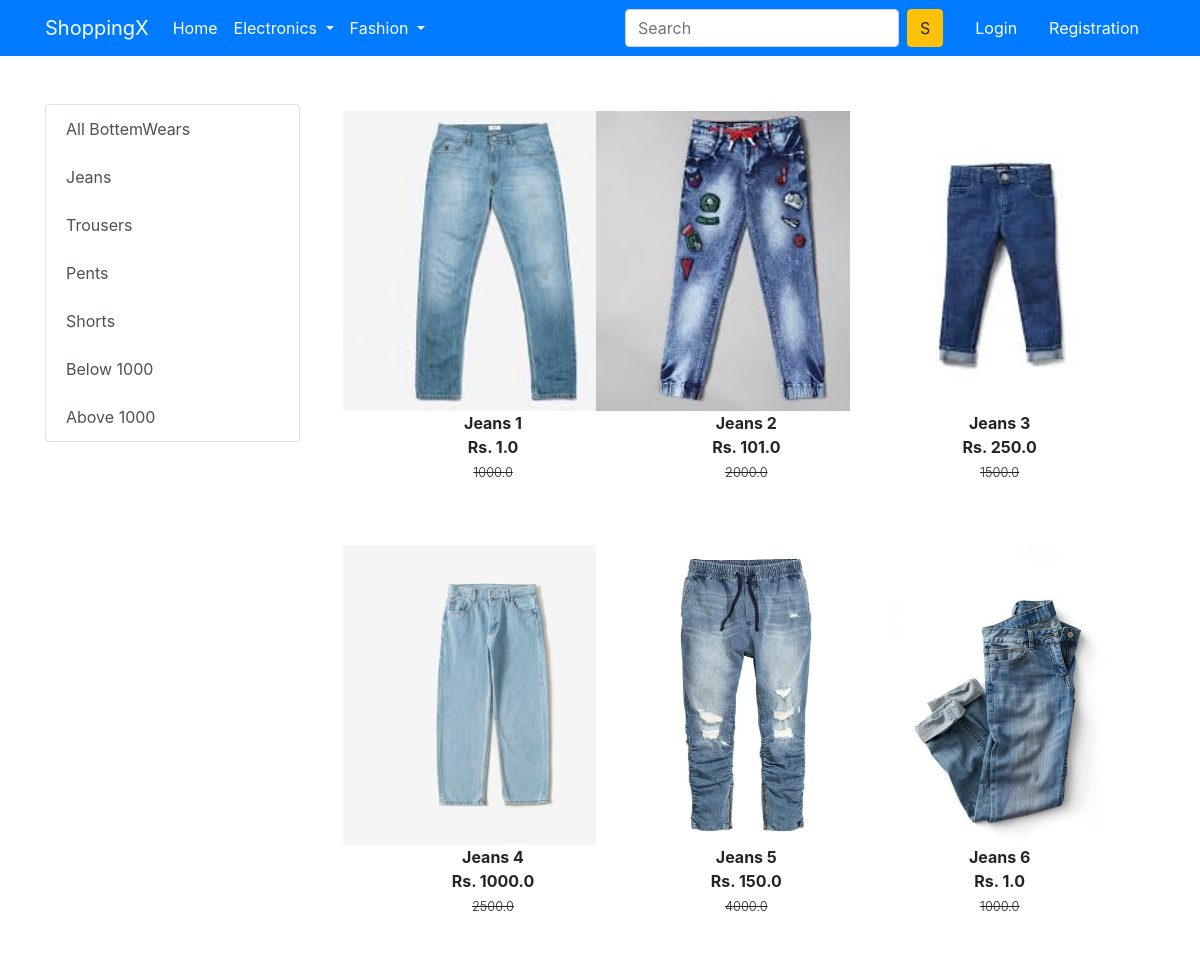
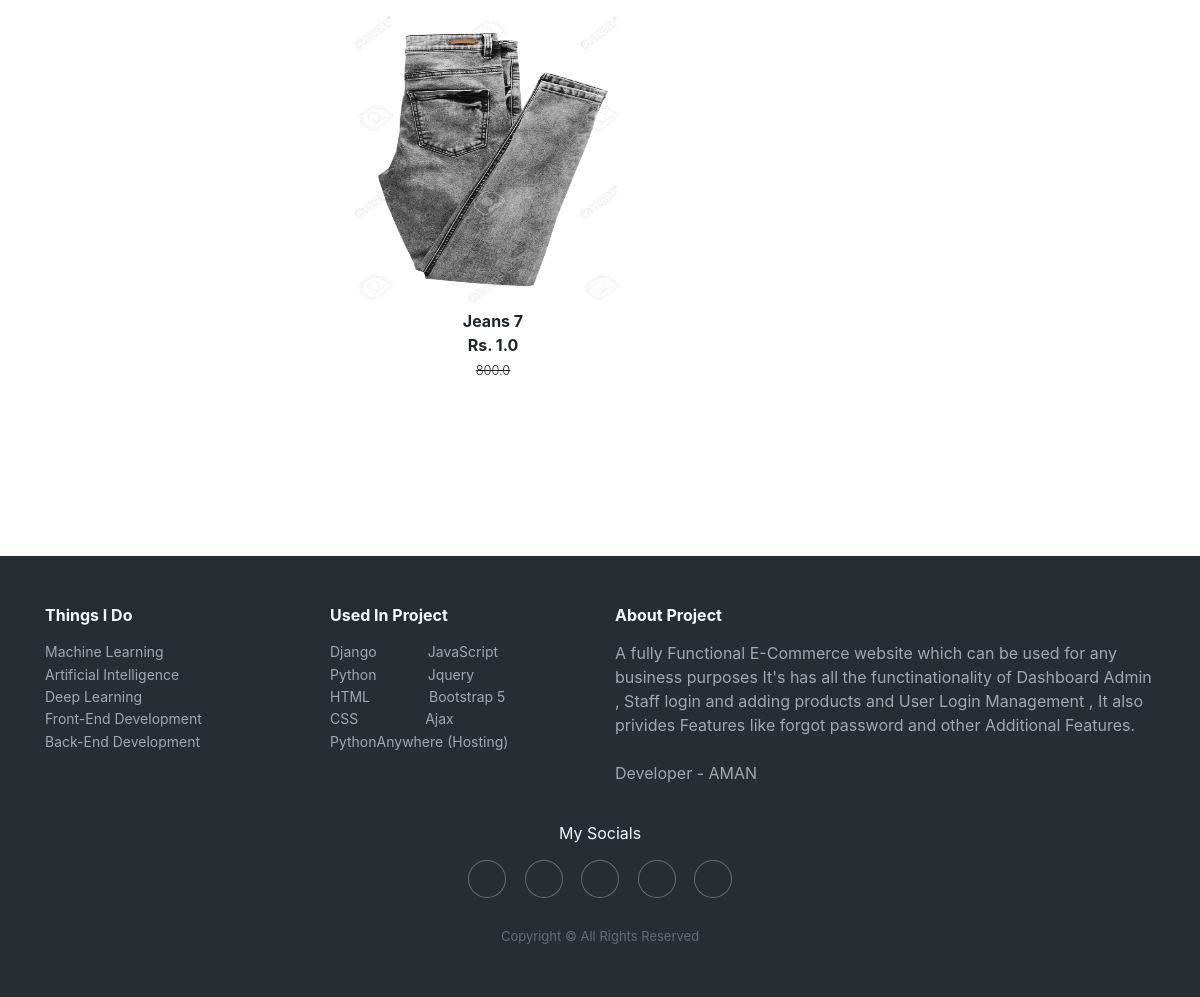
Screenshot of /bottemwear/ with the database file from the repository (2 pictures, top to bottom).
### App/models.py (models this page shows, shortened)
class Product(models.Model):
    title = models.CharField(max_length=255)
    selling_price = models.FloatField()
    discount_price = models.FloatField()
    description = models.TextField()
    brand = models.CharField(max_length=255)
    category = models.CharField(choices=CATEGORY_CHOICES, max_length=2)
    product_image = models.ImageField(upload_to='producting')

### App/views.py (the view)
# urls.py: path('bottemwear/', views.bottemwear, name='bottemwear'),
def bottemwear(request, data=None):
    totalitems = 0
    if request.user.is_authenticated:
        totalitems = len(Cart.objects.filter(user=request.user))
    if data == None:
        bottemwears = Product.objects.filter(category='BW')
    elif data == 'Jeans' or data == 'Pent' or data == 'Trouser' or data == 'Short':
        bottemwears = Product.objects.filter(category='BW').filter(brand=data)
    elif data == 'below':
        bottemwears = Product.objects.filter(
            category='BW').filter(discount_price__lt=1001)
    elif data == 'above':
        bottemwears = Product.objects.filter(
            category='BW').filter(discount_price__gt=1000)
    return render(request, 'bottemwear.html', {'bottemwears': bottemwears, 'totalitems': totalitems})

### templates/bottemwear.html
{% extends 'base.html' %}{% block title %}BottemWears{% endblock title %}
{% load static %}
{% block main-content %}
<div class="container my-5">
  <div class="row">
    <div class="col-sm-3">
      <div class="list-group">
        <a
          href="{% url 'bottemwear' %}"
          class="list-group-item list-group-item-action"
          aria-current="true"
          >All BottemWears
        </a>
        <a
          href="{% url 'bottemwear' 'Jeans'%}"
          class="list-group-item list-group-item-action"
          aria-current="true"
          >Jeans
        </a>
        <a
          href="{% url 'bottemwear' 'Trouser' %}"
          class="list-group-item list-group-item-action"
          aria-current="true"
          >Trousers
        </a>
        <a
          href="{% url 'bottemwear' 'Pent' %}"
          class="list-group-item list-group-item-action"
          aria-current="true"
          >Pents
        </a>
        <a
          href="{% url 'bottemwear' 'Short' %}"
          class="list-group-item list-group-item-action"
          aria-current="true"
          >Shorts
        </a>
        <a
          href="{% url 'bottemwear' 'below' %}"
          class="list-group-item list-group-item-action"
          aria-current="true"
          >Below 1000
        </a>
        <a
          href="{% url 'bottemwear' 'above' %}"
          class="list-group-item list-group-item-action"
          aria-current="true"
          >Above 1000
        </a>
      </div>
    </div>
    <div class="col-sm-8">
      <div class="row">
        {% for product in bottemwears %}
        <div class="col-sm-4 text-center mb-5">
          <a href="{% url 'product-detail' product.id %}" class="btn">
            <div class="item">
              <img
                src=" {{ product.product_image.url }}"
                alt=""
                height="300"
                width="300"
                class="img-responsive"
              />
              <div class="fw-bold">{{ product.title }}</div>
              <div class="fw-bold">Rs. {{ product.discount_price }}</div>
              <small class="fw-light text-decoration-line-through">
                {{product.selling_price}}
              </small>
            </div>
          </a>
        </div>
        {% endfor %}
      </div>
    </div>
  </div>
</div>
{% endblock main-content %}

### rows the page displays
Product: product_image (picture), title "Jeans 1", discount_price "1.0", selling_price "1000.0"
Product: product_image (picture), title "Jeans 2", discount_price "101.0", selling_price "2000.0"
Product: product_image (picture), title "Jeans 3", discount_price "250.0", selling_price "1500.0"
Product: product_image (picture), title "Jeans 4", discount_price "1000.0", selling_price "2500.0"
Product: product_image (picture), title "Jeans 5", discount_price "150.0", selling_price "4000.0"
Product: product_image (picture), title "Jeans 6", discount_price "1.0", selling_price "1000.0"
Product: product_image (picture), title "Jeans 7", discount_price "1.0", selling_price "800.0"
